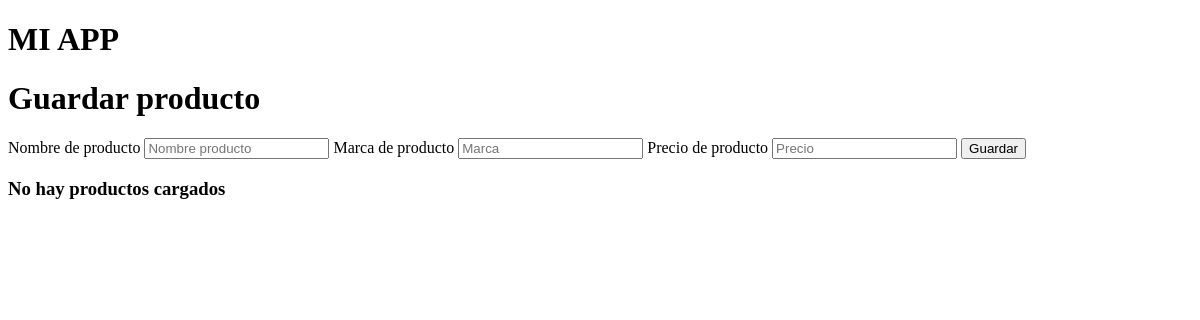
The app's page /producto/, older data.
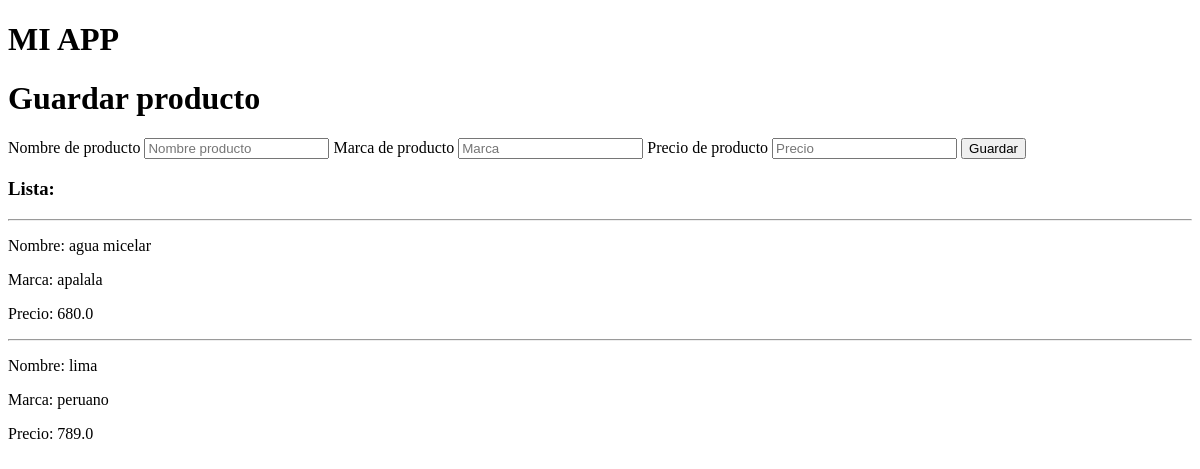
The same page, newer data.
### Appapa/models.py (models this page shows)
class Producto(models.Model):
    nombre = models.CharField(max_length=40)
    marca = models.CharField(max_length=40)
    precio = models.FloatField()

### Appapa/views.py (the view, shortened to what this page needs)
# urls.py: path('producto/', guardar_producto_view),
def guardar_producto_view(request):
    productos = Producto.objects.all()
    context = {
        "productos": productos
    }
    return render(request, "guardar_producto_view.html", context)

### Proyectoapa/templates/guardar_producto_view.html (shortened to what this page needs)
{%extends 'base.html'%}
{% block content %}
<div>
    <div>
        <h1>Guardar producto</h1>
    <form action="/producto/" method="POST">
        <label for="nombre">Nombre de producto</label>
        <input type="text" id="nombre" name="nombre" placeholder="Nombre producto">
        <label for="marca">Marca de producto</label>
        <input type="text" id="marca" name="marca" placeholder="Marca">
        <label for="precio">Precio de producto</label>
        <input type="number" id="precio" name="precio" placeholder="Precio">
        <input type="submit" value="Guardar">
    </form>
    </div>
    <div>
        {% if productos %}
            <h3>Lista:</h3>
            {% for producto in productos %}
                <hr>
                <p>Nombre: {{producto.nombre}}</p>
                <p>Marca: {{producto.marca}}</p>
                <p>Precio: {{producto.precio}}</p>
            {% endfor %}
        {% else %}
            <h3>No hay productos cargados</h3>
        {% endif %}
    </div>
</div>
{% endblock %}

### Proyectoapa/templates/base.html (shortened to what this page needs)
<!DOCTYPE html>
<html lang="es">
<head>
</head>
<body>
    <h1>MI APP</h1>
    {% block content %}{% endblock %}
</body>
</html>

Row changes from the older to the newer data that the page shows:
added Producto: nombre "agua micelar", marca "apalala", precio "680.0"
added Producto: nombre "lima", marca "peruano", precio "789.0"
Text that changed along with them:
text no longer shown: "No hay productos cargados"
text now shown: "Lista:"
